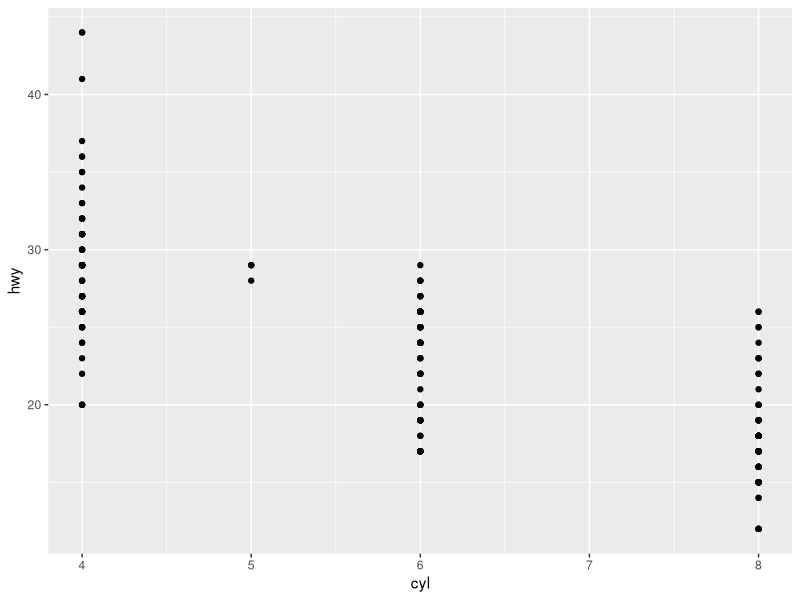
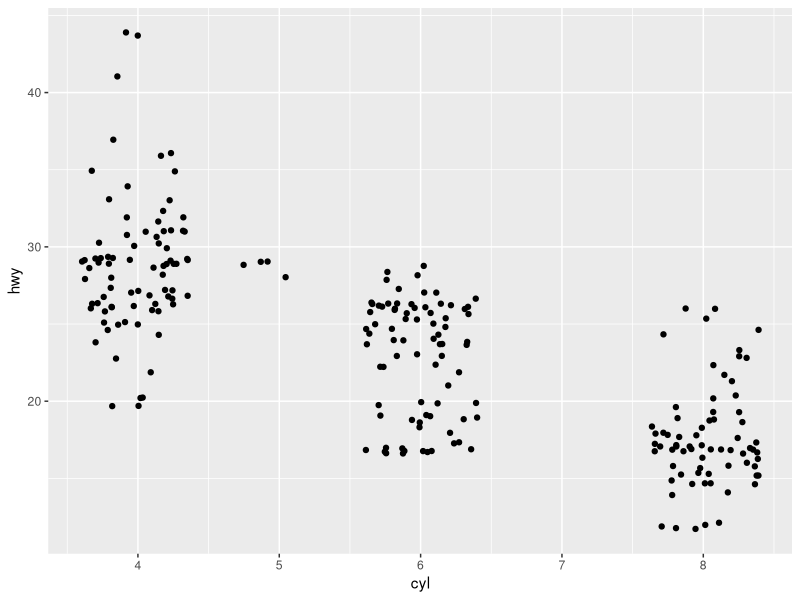
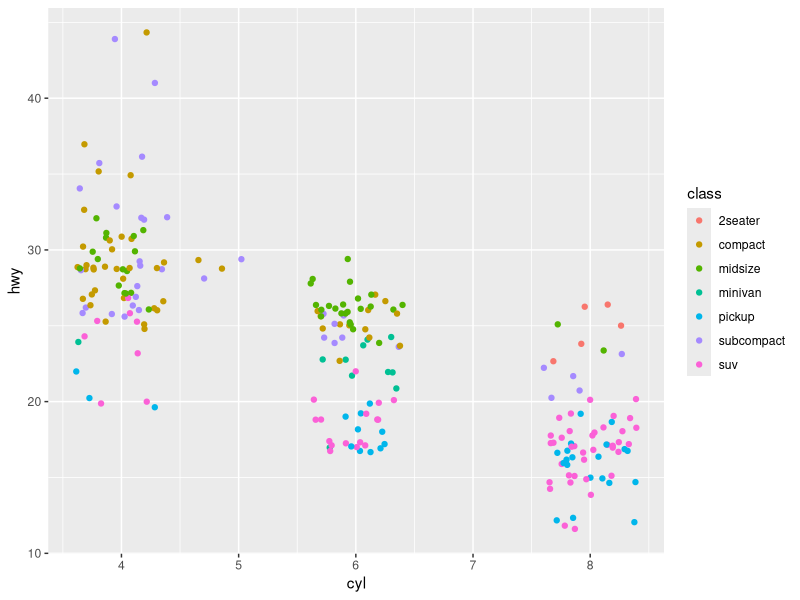
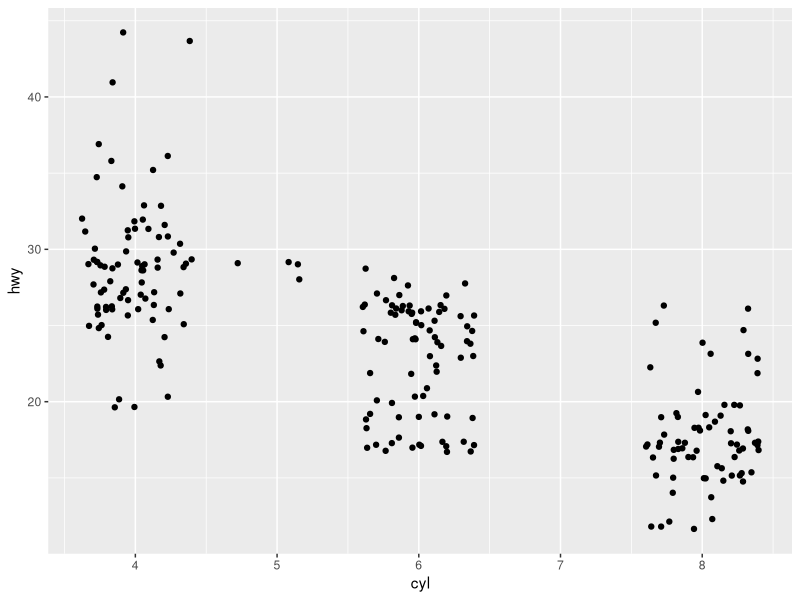
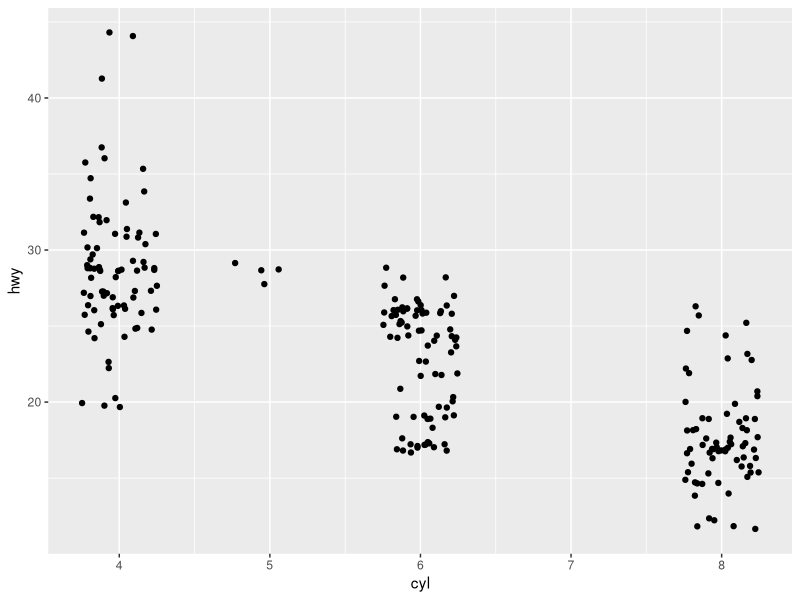
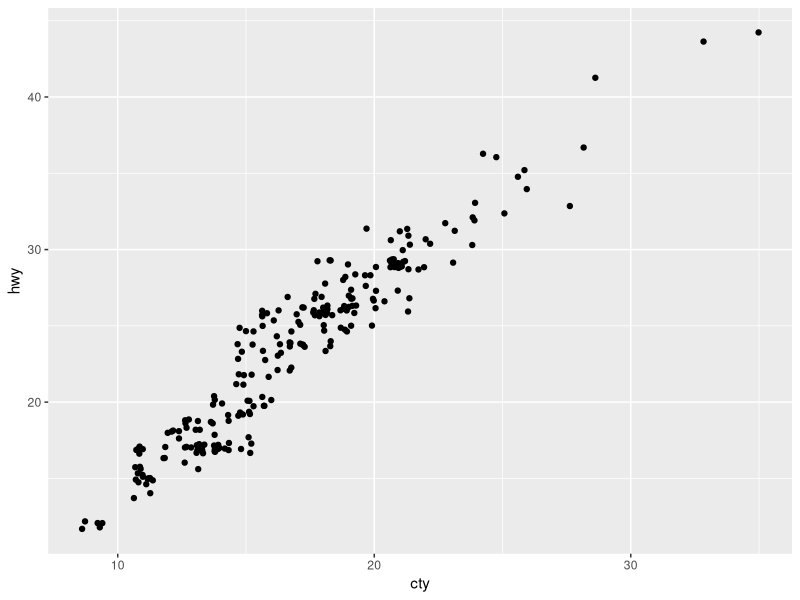
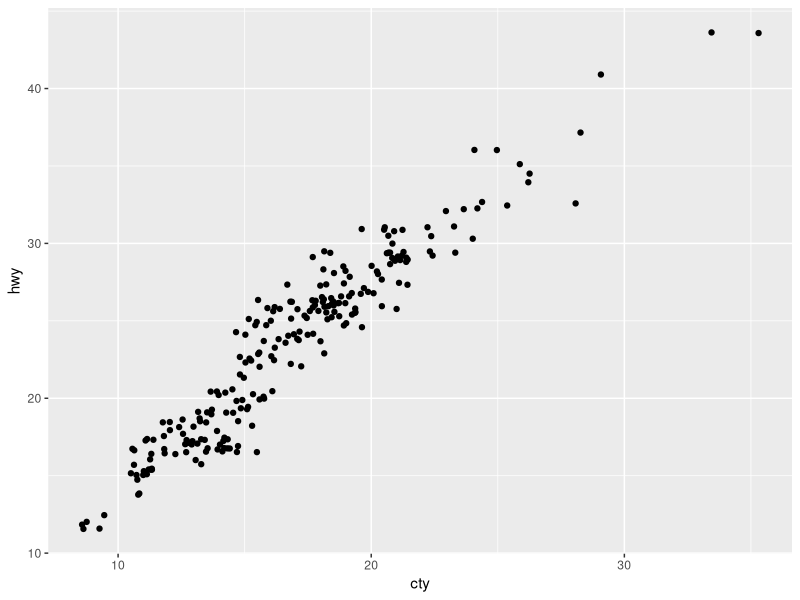

Reproduce these figures in R, in order.
# r2py crawler metadata
# package: ggplot2
# source_type: rd_example
# topic: geom_jitter.Rd
# source_file: C:\Users\bened\AppData\Local\R\win-library\4.5\ggplot2\help
# lines: 19

suppressPackageStartupMessages(library(ggplot2))
p <- ggplot(mpg, aes(cyl, hwy))
p + geom_point()
p + geom_jitter()

# Add aesthetic mappings
p + geom_jitter(aes(colour = class))

# Use smaller width/height to emphasise categories
ggplot(mpg, aes(cyl, hwy)) +
  geom_jitter()
ggplot(mpg, aes(cyl, hwy)) +
  geom_jitter(width = 0.25)

# Use larger width/height to completely smooth away discreteness
ggplot(mpg, aes(cty, hwy)) +
  geom_jitter()
ggplot(mpg, aes(cty, hwy)) +
  geom_jitter(width = 0.5, height = 0.5)
